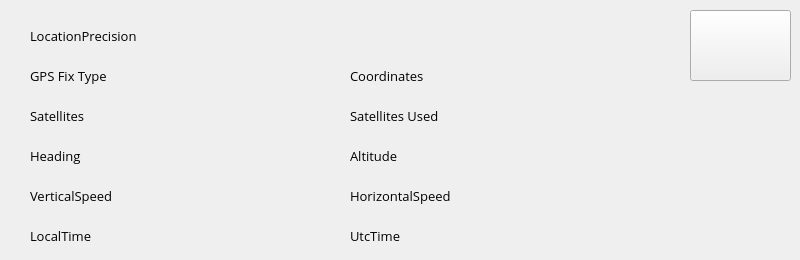
   <widget class="QWidget" name="car_location">
    <property name="font">
     <font>
      <family>Open Sans</family>
      <pointsize>10</pointsize>
     </font>
    </property>
    <widget class="QPushButton" name="LocationReturnHome">
     <property name="geometry">
      <rect>
       <x>690</x>
       <y>10</y>
       <width>101</width>
       <height>71</height>
      </rect>
     </property>
     <property name="toolTip">
      <string>Application Home</string>
     </property>
     <property name="statusTip">
      <string>Scroll Up</string>
     </property>
     <property name="text">
      <string/>
     </property>
     <property name="icon">
      <iconset>
       <normaloff>icons/home.png</normaloff>icons/home.png</iconset>
     </property>
     <property name="iconSize">
      <size>
       <width>80</width>
       <height>80</height>
      </size>
     </property>
    </widget>
    <widget class="QLabel" name="GpsSatellites">
     <property name="geometry">
      <rect>
       <x>30</x>
       <y>100</y>
       <width>311</width>
       <height>31</height>
      </rect>
     </property>
     <property name="text">
      <string>Satellites</string>
     </property>
    </widget>
    <widget class="QLabel" name="GpsSatellitesUsed">
     <property name="geometry">
      <rect>
       <x>350</x>
       <y>100</y>
       <width>321</width>
       <height>31</height>
      </rect>
     </property>
     <property name="text">
      <string>Satellites Used</string>
     </property>
    </widget>
    <widget class="QLabel" name="GpsFixType">
     <property name="geometry">
      <rect>
       <x>30</x>
       <y>60</y>
       <width>301</width>
       <height>31</height>
      </rect>
     </property>
     <property name="text">
      <string>GPS Fix Type</string>
     </property>
    </widget>
    <widget class="QLabel" name="CurAltitude">
     <property name="geometry">
      <rect>
       <x>350</x>
       <y>140</y>
       <width>331</width>
       <height>31</height>
      </rect>
     </property>
     <property name="text">
      <string>Altitude</string>
     </property>
    </widget>
    <widget class="QLabel" name="CurCoordinates">
     <property name="geometry">
      <rect>
       <x>350</x>
       <y>60</y>
       <width>311</width>
       <height>31</height>
      </rect>
     </property>
     <property name="text">
      <string>Coordinates</string>
     </property>
    </widget>
    <widget class="QLabel" name="LocationPrecision">
     <property name="geometry">
      <rect>
       <x>30</x>
       <y>20</y>
       <width>641</width>
       <height>31</height>
      </rect>
     </property>
     <property name="text">
      <string>LocationPrecision</string>
     </property>
    </widget>
    <widget class="QLabel" name="HorizontalSpeed">
     <property name="geometry">
      <rect>
       <x>350</x>
       <y>180</y>
       <width>331</width>
       <height>31</height>
      </rect>
     </property>
     <property name="text">
      <string>HorizontalSpeed</string>
     </property>
    </widget>
    <widget class="QLabel" name="VerticalSpeed">
     <property name="geometry">
      <rect>
       <x>30</x>
       <y>180</y>
       <width>311</width>
       <height>31</height>
      </rect>
     </property>
     <property name="text">
      <string>VerticalSpeed</string>
     </property>
    </widget>
    <widget class="QLabel" name="LocalTime">
     <property name="geometry">
      <rect>
       <x>30</x>
       <y>220</y>
       <width>331</width>
       <height>31</height>
      </rect>
     </property>
     <property name="text">
      <string>LocalTime</string>
     </property>
    </widget>
    <widget class="QLabel" name="GpsHeading">
     <property name="geometry">
      <rect>
       <x>30</x>
       <y>140</y>
       <width>311</width>
       <height>31</height>
      </rect>
     </property>
     <property name="text">
      <string>Heading</string>
     </property>
    </widget>
    <widget class="QLabel" name="UtcTime">
     <property name="geometry">
      <rect>
       <x>350</x>
       <y>220</y>
       <width>331</width>
       <height>31</height>
      </rect>
     </property>
     <property name="text">
      <string>UtcTime</string>
     </property>
    </widget>
   </widget>
